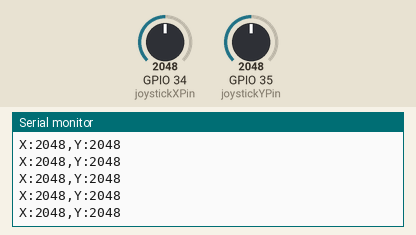
Simulated run of this sketch. Board: ESP32. Parts: the last lines printed to the serial monitor. Inputs (shaded band) come from the test bench; at power-on: GPIO 34 (joystickXPin) = 2048, GPIO 35 (joystickYPin) = 2048.

Above: at 1.2 s.
1.3 s: GPIO 34 (joystickXPin) set to 2866
At 1.31 s:
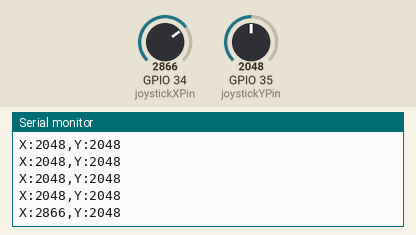
2.8 s: GPIO 35 (joystickYPin) set to 2866
At 2.81 s:
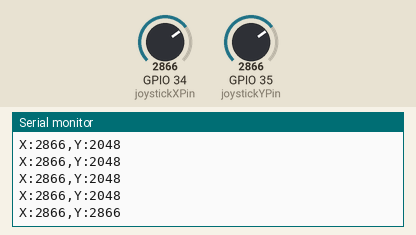
4.3 s: GPIO 34 (joystickXPin) set to 3603
At 4.32 s:
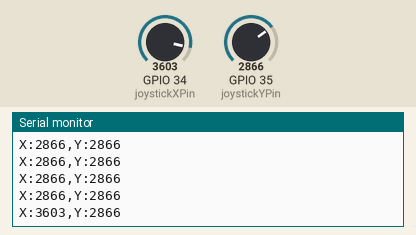
5.8 s: GPIO 35 (joystickYPin) set to 3603
At 5.82 s:
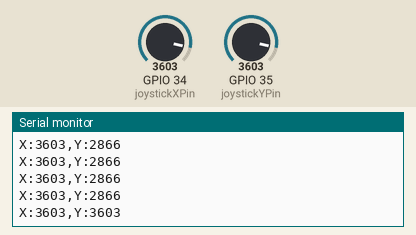
Timing chart, 0 to 8.3 s (numbered marks = the images above; inputs shaded):
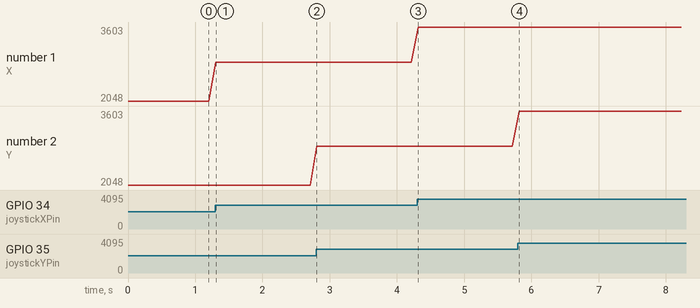

The sketch:

joystick.ino
```cpp
const int joystickXPin = 34;
const int joystickYPin = 35;

void setup() {
  Serial.begin(115200);

  pinMode(joystickXPin, INPUT);
  pinMode(joystickYPin, INPUT);
}

void loop() {
  int joystickX = analogRead(joystickXPin);
  int joystickY = analogRead(joystickYPin);

  Serial.print("X:");
  Serial.print(joystickX);
  Serial.print(",Y:");
  Serial.println(joystickY);

  delay(100);
}
```

Measured:
- after the input at 1.3 s, the serial monitor: prints a new line at once (image 1)
- after the input at 2.8 s, the serial monitor: prints a new line at once (image 2)
- after the input at 4.3 s, the serial monitor: prints a new line at once (image 3)
- after the input at 5.8 s, the serial monitor: prints a new line at once (image 4)
- plotted number 1: 2048 → 2866 after the input at 1.3 s, 2866 → 3603 after the input at 4.3 s
